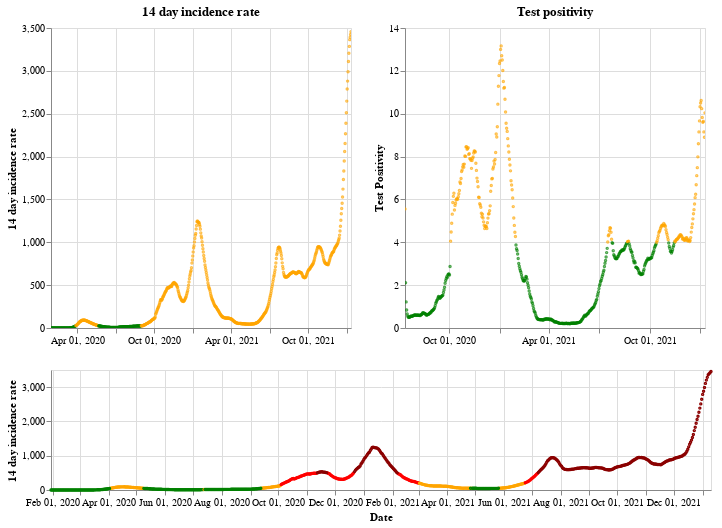

Notebook code for this chart:
### Markdown cell above
## England

### Code cell
plot_traffic_light('England')

### Figure 1 — Vega-Lite specification as saved in the notebook (floating-point values rounded to 4 significant figures; data arrays with more than 128 entries replaced by an {"elided": "..."} marker saying what was removed)
{"config": {"view": {"continuousWidth": 400, "continuousHeight": 300}}, "vconcat": [{"hconcat": [{"mark": {"type": "point", "size": 2}, "encoding": {"color": {"condition": {"value": "green", "test": "(datum.twoWeeklyCasesRate <= 25)"}, "value": "orange"}, "tooltip": [{"type": "nominal", "field": "areaName"}, {"type": "temporal", "field": "date"}, {"type": "quantitative", "field": "twoWeeklyCasesRate"}, {"type": "quantitative", "field": "testPositivity"}], "x": {"type": "temporal", "axis": {"title": ""}, "field": "date", "scale": {"domain": {"selection": "DateBrush"}}, "timeUnit": "yearmonthdate"}, "y": {"type": "quantitative", "axis": {"title": "14 day incidence rate"}, "field": "twoWeeklyCasesRate"}}, "title": "14 day incidence rate", "width": 300}, {"mark": {"type": "point", "size": 2}, "encoding": {"color": {"condition": {"value": "green", "test": "(datum.testPositivity <= 4)"}, "value": "orange"}, "tooltip": [{"type": "nominal", "field": "areaName"}, {"type": "temporal", "field": "date"}, {"type": "quantitative", "field": "twoWeeklyCasesRate"}, {"type": "quantitative", "field": "testPositivity"}], "x": {"type": "temporal", "axis": {"title": ""}, "field": "date", "scale": {"domain": {"selection": "DateBrush"}}, "timeUnit": "yearmonthdate"}, "y": {"type": "quantitative", "axis": {"title": "Test Positivity"}, "field": "testPositivity"}}, "title": "Test positivity", "width": 300}]}, {"layer": [{"mark": {"type": "point", "size": 2}, "encoding": {"color": {"condition": {"value": "orange", "test": "(((datum.testPositivity < 4) && (datum.twoWeeklyCasesRate >= 50)) && (datum.twoWeeklyCasesRate < 200))"}, "value": "red"}, "opacity": {"condition": {"value": 1, "test": "((datum.twoWeeklyCasesRate >= 50) && (datum.twoWeeklyCasesRate < 500))"}, "value": 0}, "tooltip": [{"type": "nominal", "field": "areaName"}, {"type": "temporal", "field": "date"}, {"type": "quantitative", "field": "twoWeeklyCasesRate"}, {"type": "quantitative", "field": "testPositivity"}], "x": {"type": "temporal", "axis": {"title": "Date"}, "field": "date", "timeUnit": "yearmonthdate"}, "y": {"type": "quantitative", "axis": {"title": "14 day incidence rate"}, "field": "twoWeeklyCasesRate"}}, "selection": {"DateBrush": {"type": "interval", "encodings": ["x"], "fields": ["Time"]}}}, {"mark": {"type": "point", "size": 2}, "encoding": {"color": {"value": "darkred"}, "opacity": {"condition": {"value": 1, "test": "(datum.twoWeeklyCasesRate >= 500)"}, "value": 0}, "tooltip": [{"type": "nominal", "field": "areaName"}, {"type": "temporal", "field": "date"}, {"type": "quantitative", "field": "twoWeeklyCasesRate"}, {"type": "quantitative", "field": "testPositivity"}], "x": {"type": "temporal", "axis": {"title": "Date"}, "field": "date", "timeUnit": "yearmonthdate"}, "y": {"type": "quantitative", "axis": {"title": "14 day incidence rate"}, "field": "twoWeeklyCasesRate"}}}, {"mark": {"type": "point", "size": 2}, "encoding": {"color": {"condition": {"value": "green", "test": "((datum.testPositivity < 4) && (datum.twoWeeklyCasesRate < 50))"}, "value": "orange"}, "opacity": {"condition": {"value": 1, "test": "(datum.twoWeeklyCasesRate < 50)"}, "value": 0}, "tooltip": [{"type": "nominal", "field": "areaName"}, {"type": "temporal", "field": "date"}, {"type": "quantitative", "field": "twoWeeklyCasesRate"}, {"type": "quantitative", "field": "testPositivity"}], "x": {"type": "temporal", "axis": {"title": "Date"}, "field": "date", "timeUnit": "yearmonthdate"}, "y": {"type": "quantitative", "axis": {"title": "14 day incidence rate"}, "field": "twoWeeklyCasesRate"}}}], "height": 120, "width": 660}], "data": {"name": "data-20a19829a1b988ce43e1193a50884767"}, "$schema": "https://vega.github.io/schema/vega-lite/v4.8.1.json", "datasets": {"data-20a19829a1b988ce43e1193a50884767": {"elided": "712 records"}}}
